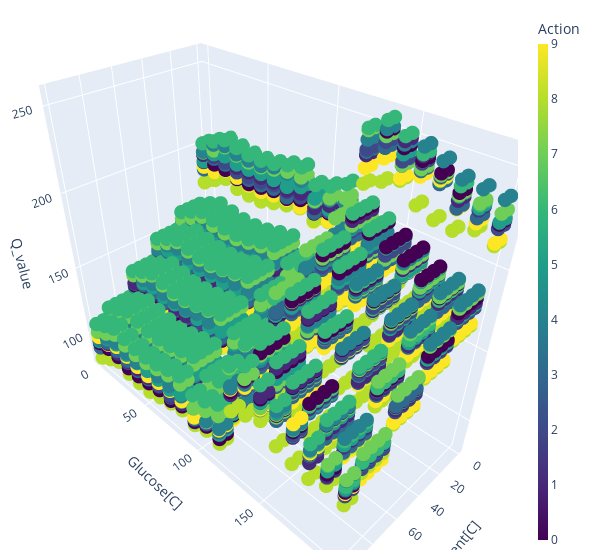

Write notebook code for a chart like this one.
### Code cell
fig.show()

### Figure 1 — Plotly figure (JSON) as saved in the notebook; plotly's stock layout.template omitted (floating-point values rounded to 4 significant figures; data arrays with more than 128 entries replaced by an {"elided": "..."} marker saying what was removed)
{"data": [{"marker": {"color": {"elided": "80000 int values"}, "colorbar": {"thickness": 10, "title": {"text": "Action"}}, "colorscale": [[0, "#440154"], [0.1111, "#482878"], [0.2222, "#3e4989"], [0.3333, "#31688e"], [0.4444, "#26828e"], [0.5556, "#1f9e89"], [0.6667, "#35b779"], [0.7778, "#6ece58"], [0.8889, "#b5de2b"], [1, "#fde725"]], "opacity": 1, "size": 5}, "mode": "markers", "text": {"elided": "80000 int values"}, "type": "scatter3d", "x": {"elided": "4000 float values"}, "y": {"elided": "4000 float values"}, "z": {"elided": "4000 float values"}}], "layout": {"margin": {"b": 10, "l": 10, "r": 20, "t": 10}, "scene": {"xaxis": {"title": {"text": "Agent[C]"}}, "yaxis": {"title": {"text": "Glucose[C]"}}, "zaxis": {"title": {"text": "Q_value"}}}, "width": 600}}
